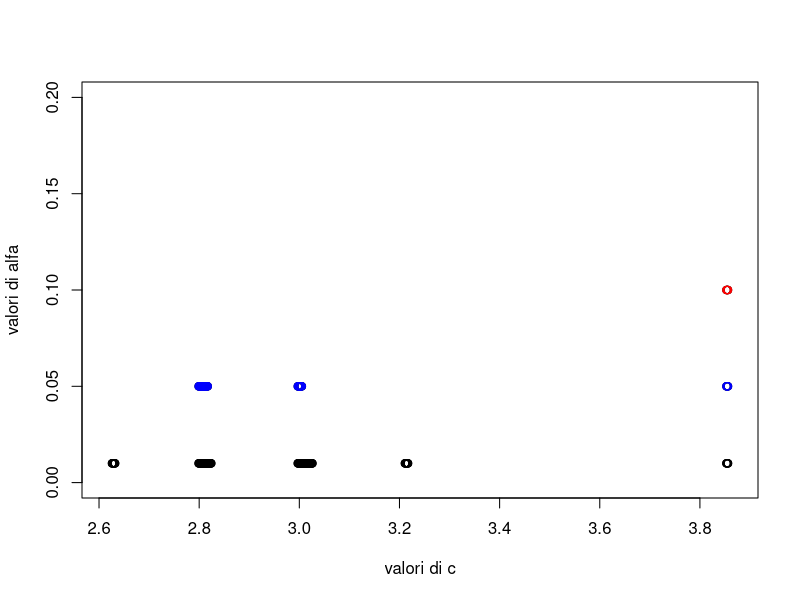

This chart was generated by the following R code: (Note: this script raises an error after producing the figure.)
library("readxl")
#carichiamo il dataset
datimiei<-as.data.frame(read_excel("../datasets/dataset_completo.xlsx",sheet = 3))

#calcoliamo la lunghezza del campione
n<-nrow(datimiei)
n

###################################################################################
#FUNZIONE PER INDIVIDUARE I VALORI AMMISSIBILI DI C
esito_test<-function(costante,campione,alfa){
  trasformazione_dati<-trunc(costante*log(campione+1))
  dati<-trasformazione_dati-min(trasformazione_dati)
  massimo<-max(dati)
  freqosservate<-table(cut(dati,breaks = c(0:(massimo+1)),right=FALSE))
  if(length(freqosservate>=3)){
  lambda<-mean(dati)
  distrpois<-c(dpois(0:(massimo-1),lambda,log = FALSE),1-sum(dpois(0:(massimo-1),lambda,log = FALSE)))
  freqattese<-round(n*distrpois,digits = 2)
  chisquare<-round(sum((freqosservate-freqattese)^2/freqattese),digits = 2)
  gradilib<-length(freqosservate)-1-1
  valorecritico<-qchisq(1-alfa,df=gradilib)
  frequenze<-as.data.frame(freqosservate)
  a<-ifelse(frequenze[2]>=5,1,0)
  b<-ifelse(freqattese>=5,1,0)
  if(sum(a)<length(freqosservate)){return(0)}#ci devono essere almeno 5 osservazioni in ogni classe
  if(sum(b)<length(freqattese)){return(0)}#tutte le frequenze attese delle classi devono essere >=5
  if(chisquare>=valorecritico){return(0)}else{return(1)}} #con zero indichiamo il rifiuto mentre con uno l'accettazione
  else{return(0)}
}
########################################################################################
#FUNZIONE CHE RITORNA I CHISQUARE
trovamiglior_c<-function(costante,campione,alfa){
trasformazione_dati<-trunc(costante*log(campione+1))
dati<-trasformazione_dati-min(trasformazione_dati) 
massimo<-max(dati)
freqosservate<-table(cut(dati,breaks = c(0:(massimo+1)),right=FALSE))
lambda<-mean(dati)
distrpois<-c(dpois(0:(massimo-1),lambda,log = FALSE),1-sum(dpois(0:(massimo-1),lambda,log = FALSE)))
freqattese<-round(n*distrpois,digits = 2)
chisquare<-sum((freqosservate-freqattese)^2/freqattese)
return(chisquare)}
#####################################################################################
# INDIVIDUIAMO I VALORI DI C PER ALFA PARI A 0.10
c<-2
esiti<-0
cc<-0
j<-0.000
for (i in 1:10000){
  esiti[i]<-esito_test((c+j),datimiei$`numero guasti`,0.10)
  cc[i]<-c+j
  j<-j+0.001
}
#cbind(cc,esiti)
valc1<-cc[which(esiti>0)] #valori di c per cui il test chi quadrato funziona
valc1

#INDIVIDUIAMO IL VALORE DI C PER CUI IL CHISQUARE è MINIMO
chisquares<-0
for (i in 1:length(valc1))
{chisquares[i]<-trovamiglior_c(valc1[i],datimiei$`numero guasti`,0.10)}
round(chisquares,digits=4)
miglior<-valc1[which.min(chisquares)]
miglior
######################################################################################

# INDIVIDUIAMO I VALORI DI C PER ALFA PARI A 0.05
c<-2
esiti<-0
cc<-0
j<-0.000
for (i in 1:10000){
  esiti[i]<-esito_test((c+j),datimiei$`numero guasti`,0.05)
  cc[i]<-c+j
  j<-j+0.001
}
#cbind(cc,esiti)
valc2<-cc[which(esiti>0)] #valori di c per cui il test chi quadrato funziona
valc2

#INDIVIDUIAMO IL VALORE DI C PER CUI IL CHISQUARE è MINIMO
chisquares<-0
for (i in 1:length(valc2))
{chisquares[i]<-trovamiglior_c(valc2[i],datimiei$`numero guasti`,0.05)}
round(chisquares,digits=4)
miglior<-valc2[which.min(chisquares)]
miglior
##########################################################################################

# INDIVIDUIAMO I VALORI DI C PER ALFA PARI A 0.01
c<-2
esiti<-0
cc<-0
j<-0.000
for (i in 1:10000){
  esiti[i]<-esito_test((c+j),datimiei$`numero guasti`,0.01)
  cc[i]<-c+j
  j<-j+0.001
}
#cbind(cc,esiti)
valc3<-cc[which(esiti>0)] #valori di c per cui il test chi quadrato funziona
valc3

#INDIVIDUIAMO IL VALORE DI C PER CUI IL CHISQUARE è MINIMO
chisquares<-0
for (i in 1:length(valc3))
{chisquares[i]<-trovamiglior_c(valc3[i],datimiei$`numero guasti`,0.01)}
round(chisquares,digits=4)
miglior<-valc3[which.min(chisquares)]
miglior
##############################################################################################
#
y1<-rep(0.10,length(valc1))
y2<-rep(0.05,length(valc2))
y3<-rep(0.01,length(valc3))
ascisse1<-c(valc1,valc2,valc3)
ordinate1<-c(y1,y2,y3)
grafico1<-data.frame(ascisse1,ordinate1)

#GRAFICO 1
plot(grafico1$ascisse1,grafico1$ordinate1,xlim =c(min(valc3)-0.01,max(valc3)+0.01) ,ylim = c(0.000,0.200),xlab = "valori di c",ylab = "valori di alfa")
#axis(1,at=seq(min(valc3)-0.001,max(valc3)+0.001,by=0.1),las=0)
points(valc1,y1,col="red")
points(valc2,y2,col="blue")
points(valc3,y3,col="black")
legend(locator(1),c("alfa=0.01","alfa=0.05","alfa=0.10"),pch=c(1,16),col=c("black","blue","red"))
############################################################################################
ascisse2<-c(y1,y2,y3)
ordinate2<-c(valc1,valc2,valc3)
grafico2<-data.frame(ascisse2,ordinate2)

#GRAFICO 2 (con ascisse e ordinate invertite)
plot(grafico2$ascisse2,grafico2$ordinate2,xlim = c(0.000,0.200),ylim = c(min(valc3)-0.01,max(valc3)+0.01),xlab = "valori di alfa",ylab = "valori di c")
#axis(2,at=seq(min(valc3)-0.001,max(valc3)+0.001,by=0.1),las=0)
points(y1,valc1,col="red")
points(y2,valc2,col="blue")
points(y3,valc3,col="black")
legend(locator(1),c("alfa=0.01","alfa=0.05","alfa=0.10"),pch=c(1,16),col=c("black","blue","red"))


                                                   